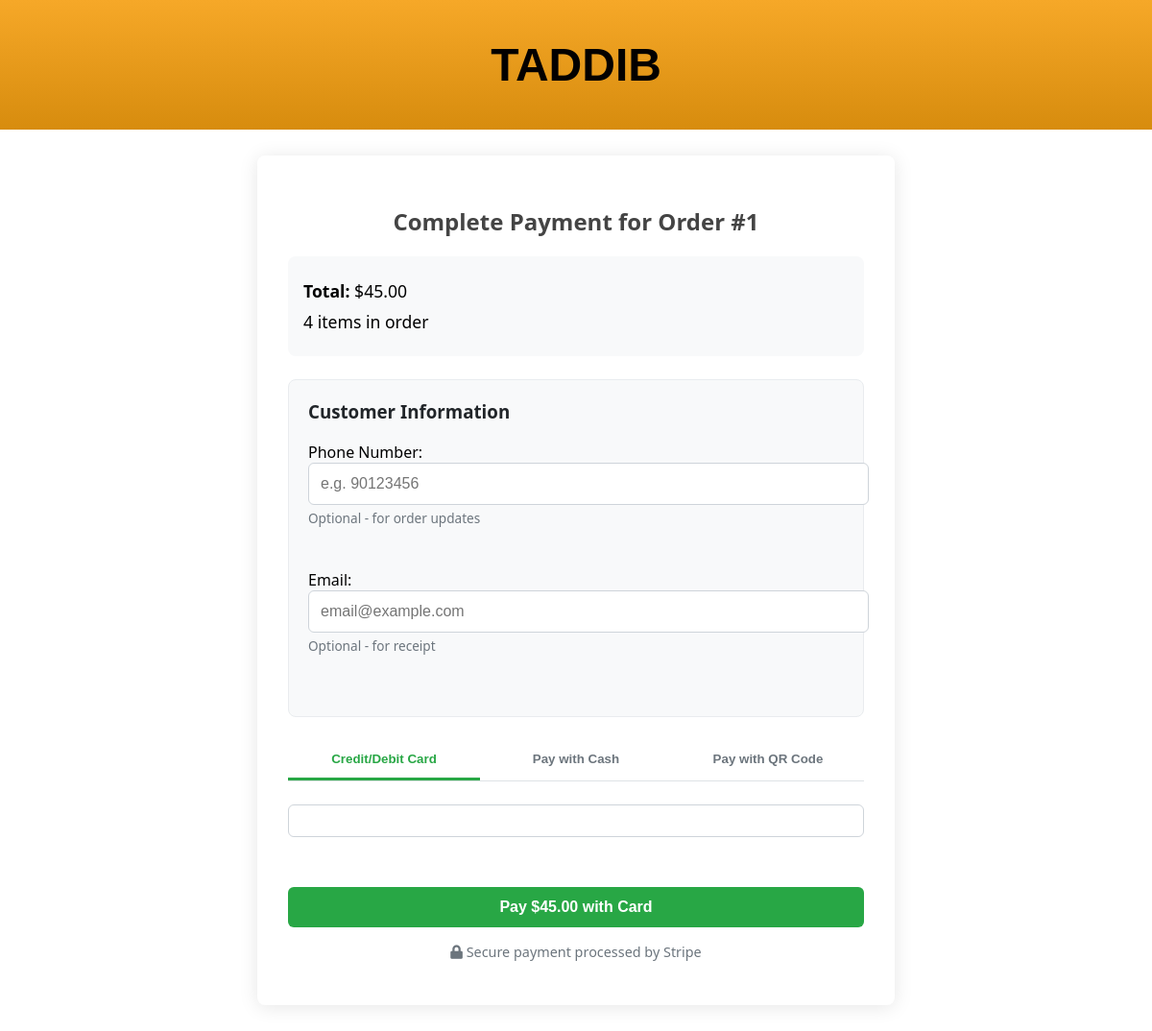
Page /order/1/payment/ on the committed database.
### order/models.py (models this page shows, shortened)
class Order(models.Model):
    table = models.ForeignKey(Table, on_delete=models.CASCADE, related_name='orders')
    date_ordered = models.DateTimeField(auto_now_add=True)
    STATUS_CHOICES = [
        ('Pending', 'Pending'),
        ('Completed', 'Completed'),
    ]
    status = models.CharField(max_length=50, choices=STATUS_CHOICES, default='Pending')
    def get_total(self):
        return sum(item.total_price for item in self.order_items.all())

class OrderItem(models.Model):
    order = models.ForeignKey(Order, on_delete=models.CASCADE, related_name='order_items')
    selection = models.ForeignKey(Selection, on_delete=models.CASCADE)
    quantity = models.PositiveIntegerField(default=1)
    total_price = models.DecimalField(max_digits=10, decimal_places=2, editable=False)

### order/views.py (the view)
# urls.py: path('order/<int:order_id>/payment/', views.payment_checkout, name='payment_checkout'),
def payment_checkout(request, order_id):
    order = get_object_or_404(Order, pk=order_id)
    if not settings.STRIPE_PUBLIC_KEY or not settings.STRIPE_SECRET_KEY:
        messages.error(request, "Payment system is currently unavailable. Please try again later.")
        return redirect('table_view')
    qr_code = None
    if getattr(settings, 'ENABLE_PAYNOW', False):
        try:
            qr_img = qrcode.make(f"PAYNOW|{order.id}|{order.get_total()}")
            buffer = BytesIO()
            qr_img.save(buffer, format="PNG")
            qr_code = base64.b64encode(buffer.getvalue()).decode()
        except Exception as e:
            print(f"Error generating QR code: {e}")
    return render(request, 'order/payment/payment_options.html', {
        'order': order,
        'stripe_public_key': getattr(settings, 'STRIPE_PUBLIC_KEY', ''),
        'qr_code': qr_code,
        'enable_paynow': getattr(settings, 'ENABLE_PAYNOW', False)
    })

### order/templates/order/payment/payment_options.html (shortened to what this page needs)
{% extends "order/base.html" %}
{% load static %}
{% block content %}
<div class="payment-container">
    <h2>Complete Payment for Order #{{ order.id }}</h2>
    <div class="order-summary">
        <p><strong>Total:</strong> ${{ order.get_total|floatformat:2 }}</p>
        <p>{{ order.order_items.count }} item{{ order.order_items.count|pluralize }} in order</p>
    </div>
    <div class="customer-info-section">
        <h3>Customer Information</h3>
        <div class="form-group">
            <label for="phone-number">Phone Number:</label>
            <input type="tel" id="phone-number" name="phone_number"
                   pattern="[0-9]{8,15}"
                   title="Please enter 8-15 digits"
                   placeholder="e.g. 90123456" class="form-control">
            <small class="text-muted">Optional - for order updates</small>
            <div id="phone-error" class="error-message"></div>
        </div>
        <div class="form-group">
            <label for="email">Email:</label>
            <input type="email" id="email" name="email"
                   placeholder="email@example.com" class="form-control">
            <small class="text-muted">Optional - for receipt</small>
            <div id="email-error" class="error-message"></div>
        </div>
    </div>
    <div class="payment-options">
        <div class="payment-method-tabs">
            <button class="tab-button active" data-tab="card">Credit/Debit Card</button>
            <button class="tab-button" data-tab="cash">Pay with Cash</button>
            {% if qr_code %}
            <button class="tab-button" data-tab="qr">Pay with QR Code</button>
            {% endif %}
        </div>
        <div class="payment-content">
            <div id="card-tab" class="tab-content active">
                <form id="payment-form" class="payment-method-form">
                    <div id="card-element" class="card-element"></div>
                    <div id="card-errors" class="error-message" role="alert"></div>
                    <button id="submit-button" class="payment-button">
                        <span id="button-text">Pay ${{ order.get_total|floatformat:2 }} with Card</span>
                    </button>
                </form>
                <p class="security-notice">
                    <i class="fas fa-lock"></i> Secure payment processed by Stripe
                </p>
            </div>
        </div>
    </div>
</div>
{% endblock %}

### order/static/css/style.css (style rules this page uses)
body { font-family: Arial, sans-serif; margin: 0; padding: 0; display: flex; flex-direction: column; height: 100vh; }
html { scroll-behavior: smooth; }
h2 { color: #444; text-align: center; }
h3 { color: #555; }

### order/templates/order/payment/payment_options.html (style rules this page uses)
.payment-container { max-width: 600px; margin: 2rem auto; padding: 2rem; background: white; border-radius: 8px; box-shadow: 0 2px 20px rgba(0,0,0,0.1); font-family: 'Segoe UI', system-ui, sans-serif; }
.order-summary { background: #f8f9fa; padding: 1rem; border-radius: 8px; margin-bottom: 1.5rem; }
.order-summary p { margin: 0.5rem 0; font-size: 1.1rem; }
.customer-info-section { margin: 1.5rem 0; padding: 1.25rem; background: #f8f9fa; border-radius: 8px; border: 1px solid #e9ecef; }
.customer-info-section h3 { margin-top: 0; color: #212529; }
.form-group { margin-bottom: 1.25rem; }
.form-control { width: 100%; padding: 0.75rem; border: 1px solid #ced4da; border-radius: 6px; font-size: 1rem; transition: border-color 0.15s; }
.text-muted { color: #6c757d; font-size: 0.85rem; display: block; margin-top: 0.25rem; }
.error-message { color: #dc3545; font-size: 0.85rem; margin-top: 0.25rem; min-height: 1.25rem; }
.payment-method-tabs { display: flex; border-bottom: 1px solid #dee2e6; margin-bottom: 1.5rem; }
.tab-button { flex: 1; padding: 0.75rem; background: none; border: none; border-bottom: 3px solid transparent; cursor: pointer; font-weight: 600; color: #6c757d; transition: all 0.2s; }
.tab-button.active { color: #28a745; border-bottom-color: #28a745; }
.tab-content { display: none; animation: fadeIn 0.3s ease; }
.tab-content.active { display: block; }
.card-element { padding: 1rem; border: 1px solid #ced4da; border-radius: 6px; margin: 1rem 0; background: white; }
.payment-button { width: 100%; padding: 0.75rem; background: #28a745; color: white; border: none; border-radius: 6px; font-size: 1rem; font-weight: 600; cursor: pointer; margin-top: 1rem; transition: background-color 0.2s; display: flex; align-items: center; justify-content: center; gap: 0.75rem; }
.security-notice { color: #6c757d; text-align: center; margin-top: 1rem; font-size: 0.9rem; }

### rows in the picture
Order: id "1", get_total "45.00", order_items.count "4"
